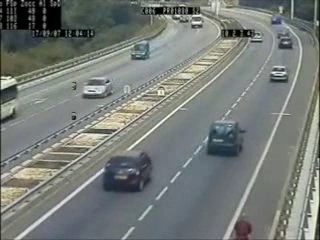
#> input picture frame 75 of video.avi, 320 x 240 px
$ python cardetection.py
#> lines starting #> are read from the running program, lines starting #| are printed output that depends on the picture; after the words box and inside, x2 and y2 are one past the last pixel; in counts of white or black regions, pixels touching at a corner belong together
import cv2
import os
import numpy as np

mainfolder = 'cars'
xmlfile = "cars.xml"

id = 0
names = {}
images = []
labels = []

for root, subfolders, files in os.walk(mainfolder):

    for subfolder in subfolders:
        names[id] = subfolder
        path = os.path.join(mainfolder,subfolder)
        for file in os.listdir(path):
            image = cv2.imread(os.path.join(path,file),0)
            images.append(image)
            labels.append(id)
        id = id + 1

images = np.array(images)
labels = np.array(labels)

width = 100
height = 130

car_cascade = cv2.CascadeClassifier(xmlfile)
video = cv2.VideoCapture('video.avi')

while True:
    r, img = video.read()
#> img is the input picture: shape (240, 320, 3); mean B, G, R 120, 123.9, 118.8
    grayimg = cv2.cvtColor(img, cv2.COLOR_BGR2GRAY)
    car = car_cascade.detectMultiScale(grayimg, 1.1, 1)
#> car = [[265, 8, 24, 24], [184, 7, 30, 30], [257, 55, 40, 40], [74, 74, 36, 36], [115, 29, 44, 44], [95, 151, 58, 58], [191, 110, 66, 66], [74, 111, 106, 106]]
    for x, y, w, h in car:
        cv2.rectangle(img, (x,y),(x+w, y+h), (255,255,55), 3)
        values = grayimg[y:y+h, x:x+w]
        newcar = cv2.resize(values, (width,height))
#> this loop made 8 passes
#> pass 1, `values = grayimg[y:y+h, x:x+w]`:
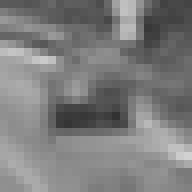
#> values: shape (24, 24) (shown 8 times larger); min 50, max 209, mean 125.3
#> pass 1, `newcar = cv2.resize(values, (width,height))`:
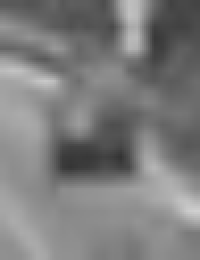
#> newcar: shape (130, 100) (shown 2 times larger); min 51, max 208, mean 125.2
#> pass 2, `values = grayimg[y:y+h, x:x+w]`:
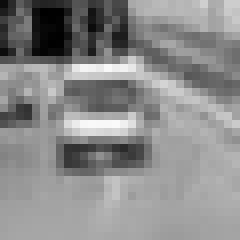
#> values: shape (30, 30) (shown 8 times larger); min 0, max 250, mean 139.3
#> pass 2, `newcar = cv2.resize(values, (width,height))`:
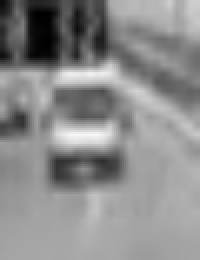
#> newcar: shape (130, 100) (shown 2 times larger); min 0, max 247, mean 139.2
#> after the loop:
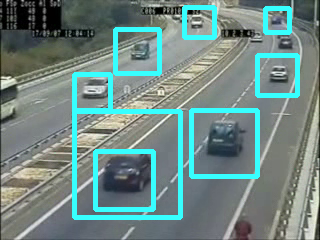
#> img: shape (240, 320, 3); 10.19% of pixels changed, all inside (x1, y1, x2, y2) = (72, 5, 300, 220)
#> after the loop:
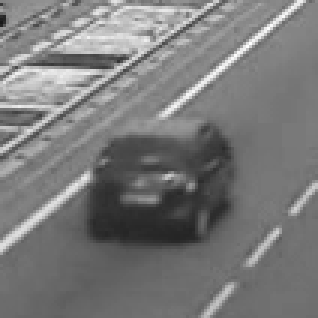
#> values: shape (106, 106) (shown 3 times larger); min 24, max 255, mean 121.6

    cv2.imshow('...', img)
    key = cv2.waitKey(10)
#> (key Esc is pressed here)
    if key == 27:
        break

$ run again, starting later in the video
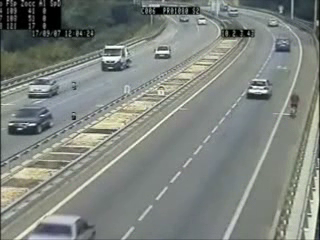
#> input picture frame 337 of video.avi, 320 x 240 px
#> img is the input picture: shape (240, 320, 3); mean B, G, R 126.3, 131.7, 126
#> car = [[271, 34, 23, 23], [150, 42, 24, 24], [239, 72, 40, 40], [2, 105, 42, 42], [84, 32, 55, 55], [16, 64, 50, 50]]
#> the loop `for x, y, w, h in car:` made 6 passes
#> pass 1, `newcar = cv2.resize(values, (width,height))`:
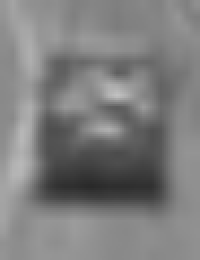
#> newcar: shape (130, 100) (shown 2 times larger); min 41, max 193, mean 125.5
#> after the loop `for x, y, w, h in car:`:
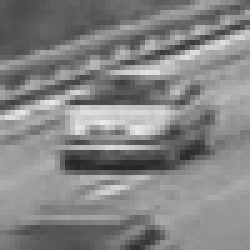
#> values: shape (50, 50) (shown 5 times larger); min 37, max 234, mean 132.2

$ run again, starting later in the video
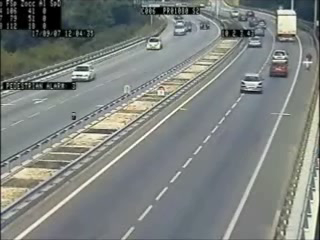
#> input picture frame 600 of video.avi, 320 x 240 px
#> img is the input picture: shape (240, 320, 3); mean B, G, R 126.6, 129.8, 124.9
#> car = [[243, 32, 23, 23], [265, 60, 26, 26], [238, 73, 29, 29], [252, 48, 45, 45], [27, 47, 61, 61]]
#> the loop `for x, y, w, h in car:` made 5 passes
#> pass 1, `newcar = cv2.resize(values, (width,height))`:
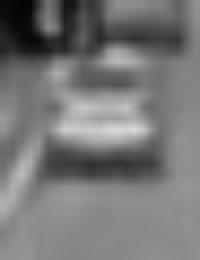
#> newcar: shape (130, 100) (shown 2 times larger); min 4, max 217, mean 118.8
#> after the loop `for x, y, w, h in car:`:
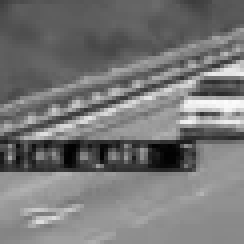
#> values: shape (61, 61) (shown 4 times larger); min 1, max 252, mean 118.8
